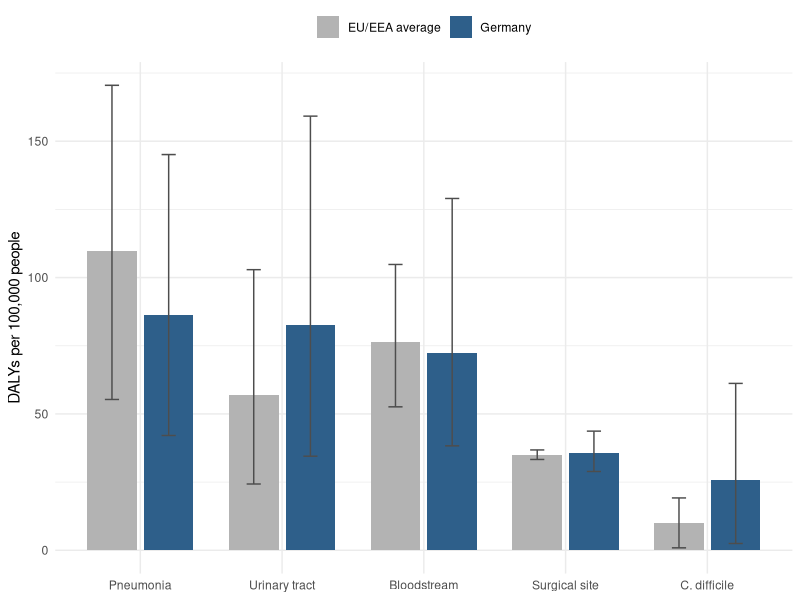

R code for this plot:
## ---- chunk 1
#| label: fig-burden
#| fig-cap: "Estimated DALYs per 100,000 people by infection type, Germany and the EU/EEA average, 2011–2012. Bars show median estimates and error bars show 95% uncertainty intervals. Germany shows the representative German sample. Values from Table 2 of Zacher et al. (2019)."
#| message: false
#| fig-width: 8
#| fig-height: 4.5
library(ggplot2)

burden <- data.frame(
  infection = rep(c("Pneumonia", "Urinary tract", "Bloodstream",
                    "Surgical site", "C. difficile"), times = 2),
  group     = rep(c("Germany", "EU/EEA average"), each = 5),
  dalys     = c(86.1, 82.6, 72.2, 35.7, 25.9,
                109.8, 57.1, 76.2, 35.1, 10.0),
  lower     = c(42.1, 34.5, 38.3, 28.9, 2.5,
                55.3, 24.3, 52.6, 33.3, 0.9),
  upper     = c(145.1, 159.2, 129.0, 43.7, 61.2,
                170.5, 102.9, 104.8, 36.8, 19.2)
)
burden$infection <- factor(burden$infection, levels = unique(burden$infection))

ggplot(burden, aes(x = infection, y = dalys, fill = group)) +
  geom_col(position = position_dodge(width = 0.8), width = 0.7) +
  geom_errorbar(aes(ymin = lower, ymax = upper),
                position = position_dodge(width = 0.8),
                width = 0.2, colour = "grey30") +
  scale_fill_manual(values = c("EU/EEA average" = "grey70",
                               "Germany" = "#2E5F8A")) +
  labs(x = NULL, y = "DALYs per 100,000 people", fill = NULL) +
  theme_minimal() +
  theme(legend.position = "top")
